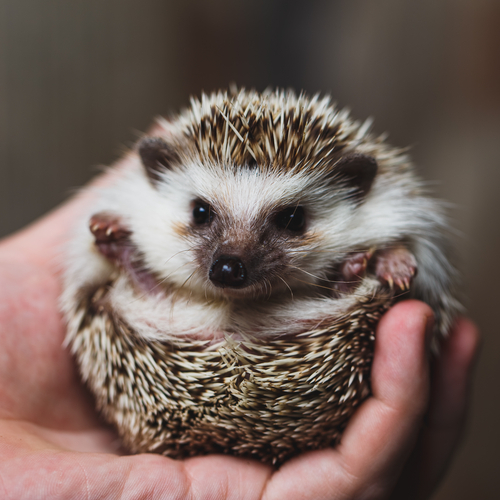
#> input picture img/hari.jpg, 500 x 500 px
$ jupyter execute '05画像の閾値処理.ipynb'
#> lines starting #> are read from the running program, lines starting #| are printed output that depends on the picture; after the words box and inside, x2 and y2 are one past the last pixel; in counts of white or black regions, pixels touching at a corner belong together
# 単純な閾値処理

<font color="red">閾値処理の方法は単純: 画素値が閾値より大きければある値(白色)を割り当て，そうでなければ別の値(黒色)を割り当てる。</font>

使われる関数は cv2.threshold(img, thresh, maxVal, type)

第1引数imgは入力画像で グレースケール画像でなければならない ．

第2引数threshは閾値で，画素を分類するのに使われる

第3引数maxValは閾値以上(指定により閾値以下のこともある)の値を持つ画素に対して割り当てられる値である．OpenCVは何通りかの閾値処理を用意しており，

第4引数typeにて指定する

typeの値の一覧:

cv2.THRESH_BINARY
cv2.THRESH_BINARY_INV
cv2.THRESH_TRUNC
cv2.THRESH_TOZERO
cv2.THRESH_TOZERO_INV
OpenCVの公式ドキュメントに各フラグがどのような処理をするかを記載しているので，確認してほしい．

cv2.threshold は出力を２つ返す．出力の一つ retval については後述する．二つ目の出力が、閾値処理された後の 二値画像 である．

<font color="red">課題1：画像を変えて試してみよう</font>

[cell 1]
import cv2
import numpy as np
from matplotlib import pyplot as plt

img = cv2.imread('../../img/hari.jpg',0)
#> img: shape (500, 500); min 7, max 233, mean 99.5
ret,thresh1 = cv2.threshold(img,127,255,cv2.THRESH_BINARY)
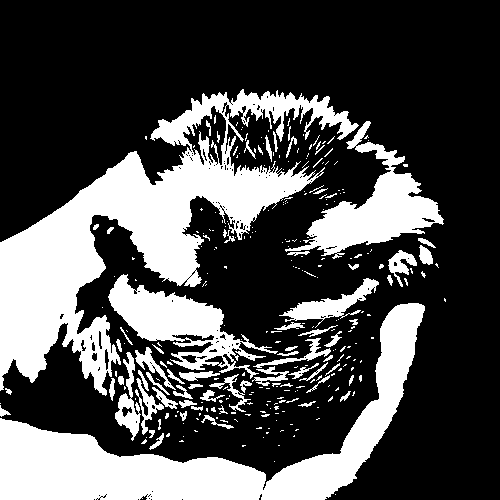
#> thresh1: shape (500, 500); 30.6% white; 293 white regions (221 under 20 px), largest, box (x1, y1, x2, y2) and area: (0, 89, 359, 396) 32549, (0, 303, 425, 500) 22048, (285, 121, 444, 259) 6732
ret,thresh2 = cv2.threshold(img,127,255,cv2.THRESH_BINARY_INV)
ret,thresh3 = cv2.threshold(img,127,255,cv2.THRESH_TRUNC)
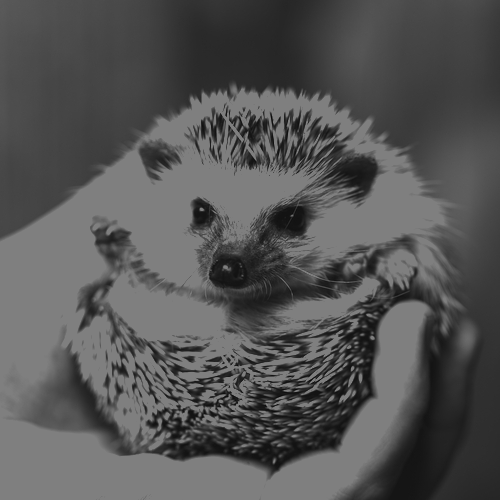
#> thresh3: shape (500, 500); min 7, max 127, mean 85.1
ret,thresh4 = cv2.threshold(img,127,255,cv2.THRESH_TOZERO)
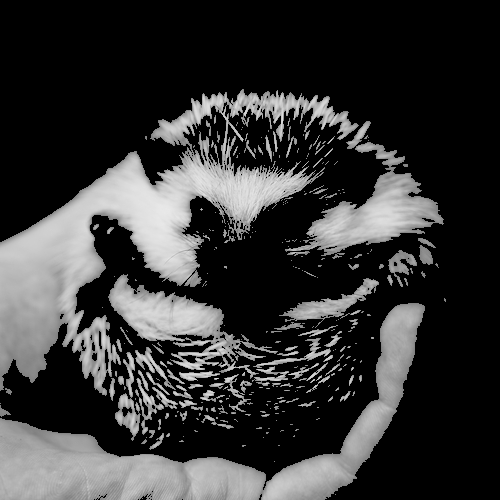
#> thresh4: shape (500, 500); min 0, max 233, mean 53.3
ret,thresh5 = cv2.threshold(img,127,255,cv2.THRESH_TOZERO_INV)
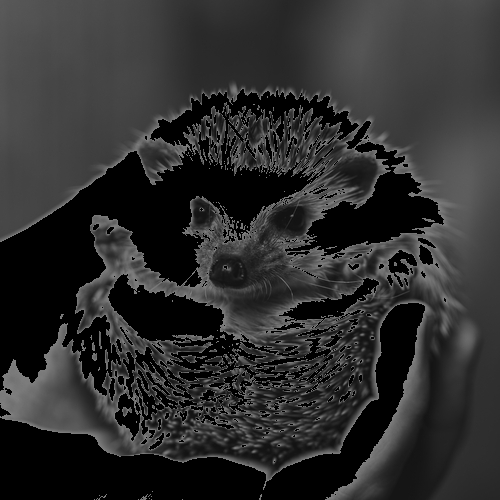
#> thresh5: shape (500, 500); min 0, max 127, mean 46.2

titles = ['Original Image','BINARY','BINARY_INV','TRUNC','TOZERO','TOZERO_INV']
images = [img, thresh1, thresh2, thresh3, thresh4, thresh5]

for i in range(6):
    plt.subplot(2,3,i+1),plt.imshow(images[i],'gray')
    plt.title(titles[i])
    plt.xticks([]),plt.yticks([])

plt.show()

Note 複数の画像をまとめて表示するためにmatplotlibの plt.subplot() 関数を使っている．詳細についてはmatplotlibのドキュメントを参照のこと.

# 適応的閾値処理

先の例では、ある画像に対して一つの閾値を与えて閾値処理をした。しかし、<font color="red">撮影条件により画像領域で異なる光源環境となるような画像に対しては期待する結果が得られない．　</font>そういう状況では「適応的閾値処理」を使うと良い．

<font color="red">　適応的閾値処理では，画像の小領域ごとに閾値の値を計算する．そのため領域によって光源環境が変わるような画像に対しては，単純な閾値処理より良い結果が得られる．　</font>

適応的閾値処理には cv2.adaptiveThreshold(AdaptiveMethod, BlockSize,C) 関数を使用し，次に示す3つの 「特殊な」入力パラメータを指定する．ただしcv2.threshold とは異なり，出力は一つ(二値画像)しかない．

Adaptive Method(適応的処理) - 小領域中での閾値の計算方法
cv2.ADAPTIVE_THRESH_MEAN_C : 近傍領域の中央値を閾値とする．
cv2.ADAPTIVE_THRESH_GAUSSIAN_C : 近傍領域の重み付け平均値を閾値とする．重みの値はGaussian分布になるように計算．
Block Size(領域サイズ): 閾値計算に使用する近傍領域のサイズ。ただし1より大きい奇数でなければならない．

C (定数): 計算された閾値から引く定数．

次は，領域ごとに光源環境が大きく異なる画像に対して，単純な閾値処理と適応的閾値処理でどのように異なる結果が得られるかを示すコードの例である

[cell 2]
import cv2
import numpy as np
from matplotlib import pyplot as plt

img = cv2.imread('../../img/hari.jpg',0)
img = cv2.medianBlur(img,5)
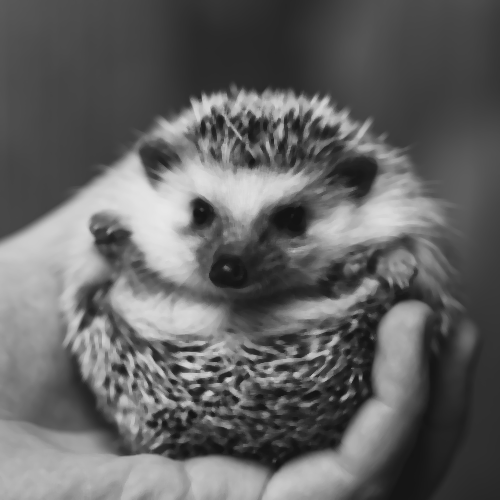
#> img: shape (500, 500); min 19, max 232, mean 99

ret,th1 = cv2.threshold(img,127,255,cv2.THRESH_BINARY)
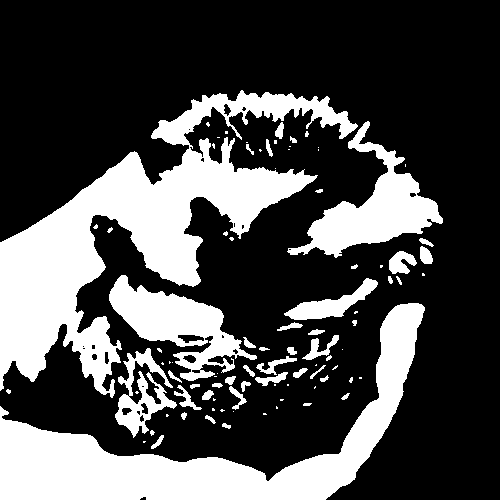
#> th1: shape (500, 500); 29.9% white; 92 white regions (46 under 20 px), largest, box (x1, y1, x2, y2) and area: (0, 90, 358, 398) 32680, (0, 303, 425, 500) 22163, (287, 121, 443, 258) 6837
th2 = cv2.adaptiveThreshold(img,255,cv2.ADAPTIVE_THRESH_MEAN_C,\
            cv2.THRESH_BINARY,11,2)
#> th2: shape (500, 500); 74.4% white; 473 black regions (334 under 20 px), largest, box (x1, y1, x2, y2) and area: (0, 211, 484, 500) 32294, (250, 149, 390, 268) 4018, (172, 196, 287, 289) 2658
th3 = cv2.adaptiveThreshold(img,255,cv2.ADAPTIVE_THRESH_GAUSSIAN_C,\
            cv2.THRESH_BINARY,11,2)
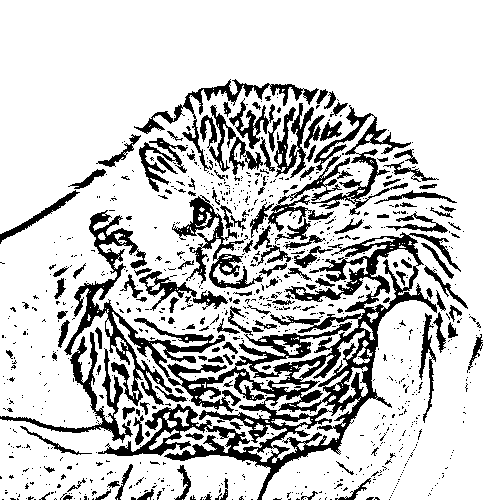
#> th3: shape (500, 500); 79.6% white; 926 black regions (781 under 20 px), largest, box (x1, y1, x2, y2) and area: (64, 210, 461, 500) 22303, (311, 105, 411, 215) 2132, (172, 195, 263, 289) 2104

titles = ['Original Image', 'Global Thresholding (v = 127)',
            'Adaptive Mean Thresholding', 'Adaptive Gaussian Thresholding']
images = [img, th1, th2, th3]

for i in range(4):
    plt.subplot(2,2,i+1),plt.imshow(images[i],'gray')
    plt.title(titles[i])
    plt.xticks([]),plt.yticks([])
plt.show()

# 大津の二値化

前にあげた cv2.threshold 関数の二つ目の出力 retVal は大津の二値化に使われる．

大局的閾値処理では閾値の値は任意に定めることができる．では，どのような値を選べば良いのだろうか？何回か試行錯誤すればよいが，ここでは入力画像が bimodal image (ヒストグラムが双峰性を持つような画像)であることを仮定すると、そのような画像に対して，二つのピークの間の値を閾値として選べば良いと考えることであろう。これが大津の二値化の手法である．簡単に言うと，<font color="red">画像のヒストグラムを基に閾値を決定する方法</font>と言える．そのため，双峰性を持たないヒストグラムを持つ画像に対しては良い結果が得られないことになる．

関数は大局的閾値処理と同じ cv2.threshold を使うが，引数に cv2.THRESH_OTSU を追加する必要がある. また閾値には0を指定する．これにより自動的に閾値を計算してくれ，二つ目の出力値である retVal として返してくれる．大津の二値化を使わない場合は， retVal の値は入力引数に指定した閾値と同じ値になる．

以下の例を見てみよう．ノイズが含まれる入力画像に対して３通りの方法を試している．一つ目の方法は閾値を127に設定した単純な閾値処理であり、二つ目の方法は大津の二値化を適用している．三つ目の方法は，5x5のサイズのGaussianフィルタでノイズを抑制した画像に対し大津の二値化を適用する． 平滑化処理によってノイズの影響が軽減されていることが分かる

[cell 3]
import cv2
import numpy as np
from matplotlib import pyplot as plt

img = cv2.imread('../../img/hari.jpg',0)

# global thresholding
ret1,th1 = cv2.threshold(img,127,255,cv2.THRESH_BINARY)

# Otsu's thresholding
ret2,th2 = cv2.threshold(img,0,255,cv2.THRESH_BINARY+cv2.THRESH_OTSU)
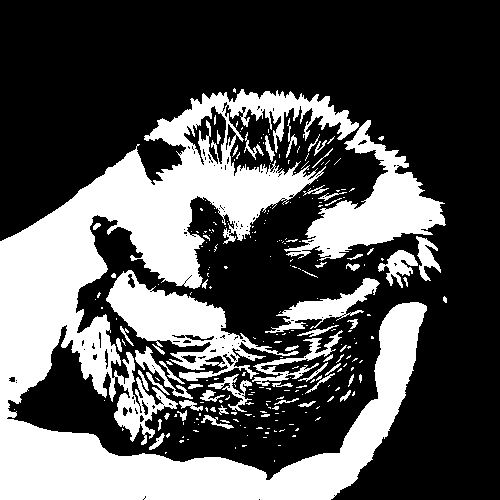
#> th2: shape (500, 500); 33.7% white; 261 white regions (202 under 20 px), largest, box (x1, y1, x2, y2) and area: (0, 89, 427, 500) 60776, (284, 120, 446, 261) 7654, (106, 270, 299, 381) 6929
#> ret2 = 116

# Otsu's thresholding after Gaussian filtering
blur = cv2.GaussianBlur(img,(5,5),0)
ret3,th3 = cv2.threshold(blur,0,255,cv2.THRESH_BINARY+cv2.THRESH_OTSU)
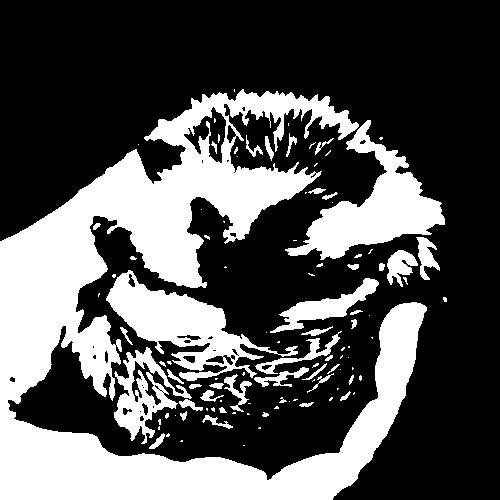
#> th3: shape (500, 500); 33.4% white; 106 white regions (61 under 20 px), largest, box (x1, y1, x2, y2) and area: (0, 89, 427, 500) 59118, (285, 120, 445, 260) 7742, (106, 270, 298, 381) 7098
#> ret3 = 116

# plot all the images and their histograms
images = [img, 0, th1,
          img, 0, th2,
          blur, 0, th3]
titles = ['Original Noisy Image','Histogram','Global Thresholding (v=127)',
          'Original Noisy Image','Histogram',"Otsu's Thresholding",
          'Gaussian filtered Image','Histogram',"Otsu's Thresholding"]

for i in range(3):
    plt.subplot(3,3,i*3+1),plt.imshow(images[i*3],'gray')
    plt.title(titles[i*3]), plt.xticks([]), plt.yticks([])
    plt.subplot(3,3,i*3+2),plt.hist(images[i*3].ravel(),256)
    plt.title(titles[i*3+1]), plt.xticks([]), plt.yticks([])
    plt.subplot(3,3,i*3+3),plt.imshow(images[i*3+2],'gray')
    plt.title(titles[i*3+2]), plt.xticks([]), plt.yticks([])
plt.show()
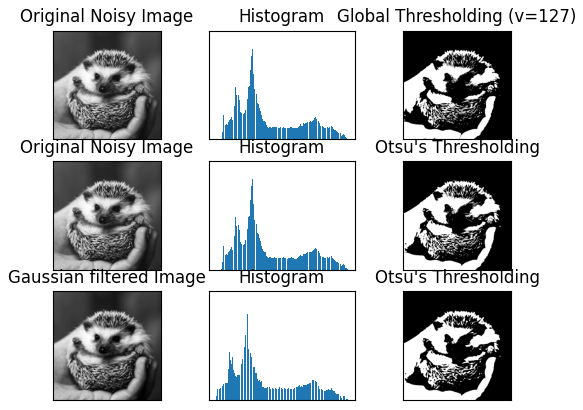
#> figure drawn by matplotlib, 9 panels

# 大津の二値化の仕組み

ここでは大津の二値化のPythonでの実装方法を説明する．興味がない人は飛ばして構わない．

双峰性ヒストグラムを持つ画像を扱っているので，大津のアルゴリズムは以下の式によって定義される 重み付けされたクラス内分散 を最小にするような閾値 (t) を探す:

実際には，双峰性ヒストグラムのピークの間に存在する閾値，すなわち二値化によって分類されるクラス内分散を二つのクラスとも最小にするような閾値 t を計算している．

[cell 4]
img = cv2.imread('../../img/hari.jpg',0)
blur = cv2.GaussianBlur(img,(5,5),0)

# find normalized_histogram, and its cumulative distribution function
hist = cv2.calcHist([blur],[0],None,[256],[0,256])
#> hist = 256 values, max 6570 at index 69, min 0 at index 0, mean 976.6
hist_norm = hist.ravel()/hist.max()
#> hist_norm = 256 values, max 1 at index 69, min 0 at index 0, mean 0.149
Q = hist_norm.cumsum()
#> Q = 256 values from 0 to 38.05

bins = np.arange(256)

fn_min = np.inf
thresh = -1

for i in range(1,256):
    p1,p2 = np.hsplit(hist_norm,[i]) # probabilities
    q1,q2 = Q[i],Q[255]-Q[i] # cum sum of classes
    b1,b2 = np.hsplit(bins,[i]) # weights

    # finding means and variances
    m1,m2 = np.sum(p1*b1)/q1, np.sum(p2*b2)/q2
    v1,v2 = np.sum(((b1-m1)**2)*p1)/q1,np.sum(((b2-m2)**2)*p2)/q2

    # calculates the minimization function
    fn = v1*q1 + v2*q2
    if fn < fn_min:
        fn_min = fn
        thresh = i
#> this loop made 255 passes
#> (q1, q2, m1, m2, v1, v2, fn, fn_min) on passes 19 to 29: (0.0161, 38.04, 0, 99.5, 0, 2862.4, 108872.8, 108872.8), (0.0612, 37.99, 5.01, 99.61, 51.61, 2863, 108772, 108772), (0.244, 37.81, 4.94, 100.1, 54.86, 2869.6, 108505.5, 108505.5), (0.348, 37.7, 14.51, 100.2, 26.99, 2847.2, 107359.2, 107359.2), (0.455, 37.6, 16.14, 100.5, 19.13, 2838.4, 106725, 106725), (0.569, 37.48, 17.2, 100.7, 15.84, 2830.1, 106089.3, 106089.3), (0.681, 37.37, 18.41, 100.9, 12.51, 2820.7, 105419.4, 105419.4), (0.792, 37.26, 19.36, 101.2, 10.94, 2811.8, 104777.6, 104777.6), (0.906, 37.15, 20.1, 101.4, 10.75, 2803.7, 104156.1, 104156.1), (1.03, 37.03, 20.75, 101.6, 11.25, 2795.9, 103528.2, 103528.2), (1.15, 36.9, 21.39, 101.9, 12.14, 2787.9, 102882, 102882)
#> (p1, q1, q2, m1, m2, v1, v2, fn) on passes 1 to 6: ([0], 0, 38.05, nan, 99.46, nan, 2861.2, nan), ([0, 0], 0, 38.05, nan, 99.46, nan, 2861.2, nan), ([0, 0, 0], 0, 38.05, nan, 99.46, nan, 2861.2, nan), ([0, 0, 0, 0], 0, 38.05, nan, 99.46, nan, 2861.2, nan), ([0, 0, 0, 0, 0], 0, 38.05, nan, 99.46, nan, 2861.2, nan), ([0, 0, 0, 0, 0, 0], 0, 38.05, nan, 99.46, nan, 2861.2, nan)

# find otsu's threshold value with OpenCV function
ret, otsu = cv2.threshold(blur,0,255,cv2.THRESH_BINARY+cv2.THRESH_OTSU)
print(thresh,ret)
#| 117 116.0
